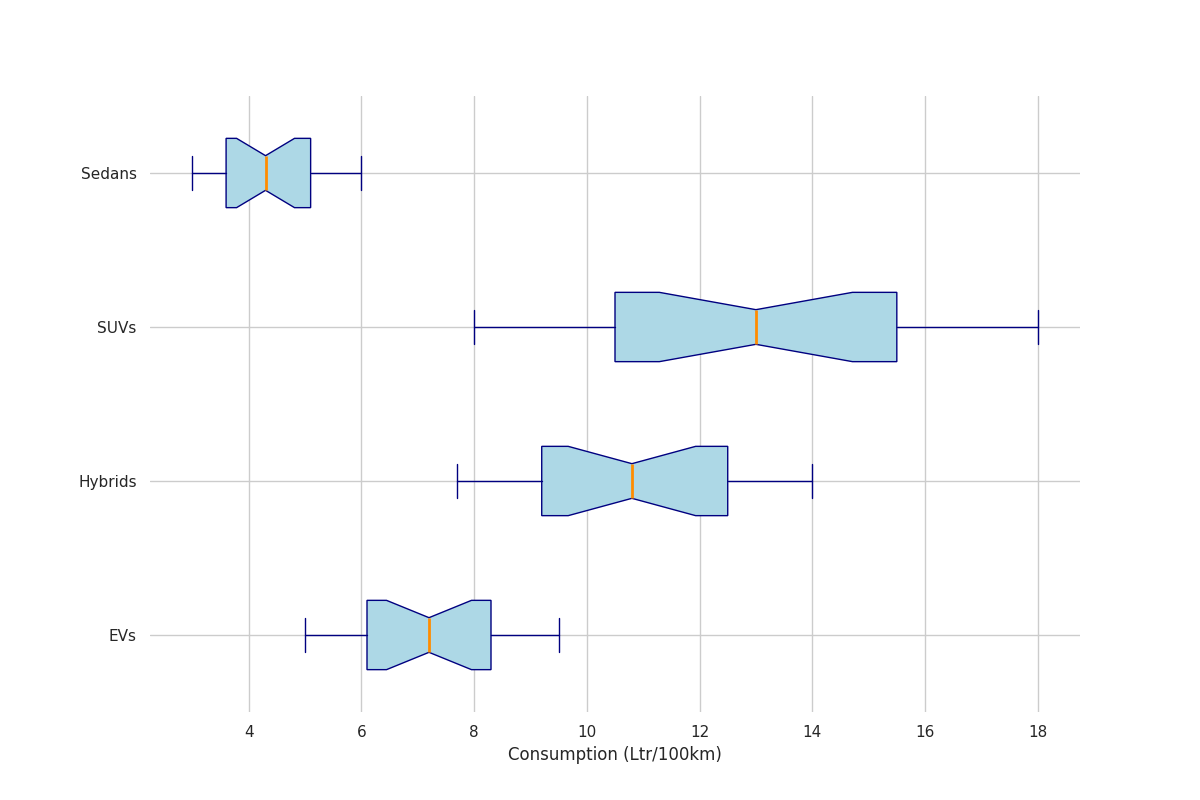

The Python source for this figure:
import matplotlib.pyplot as plt

sedans = [9.5, 9.2, 8.9, 8.7, 8.5, 8.3, 8.0, 7.8, 7.6, 7.4, 7.2, 7.0, 6.8, 6.5, 6.3, 6.1, 5.9, 5.7, 5.5, 5.3, 5.0]
suvs = [14.0, 13.8, 13.5, 13.2, 12.8, 12.5, 12.2, 11.8, 11.5, 11.2, 10.8, 10.5, 10.2, 9.8, 9.5, 9.2, 8.9, 8.6, 8.3, 8.0, 7.7]
evs = [18.0, 17.5, 17.0, 16.5, 16.0, 15.5, 15.0, 14.5, 14.0, 13.5, 13.0, 12.5, 12.0, 11.5, 11.0, 10.5, 10.0, 9.5, 9.0, 8.5, 8.0]
hybrids = [6.0, 5.8, 5.6, 5.5, 5.3, 5.1, 5.0, 4.8, 4.7, 4.5, 4.3, 4.2, 4.0, 3.9, 3.8, 3.6, 3.5, 3.4, 3.2, 3.1, 3.0]

data = [sedans, suvs, evs, hybrids]

# Randomly shuffled labels for each vehicle type
labels = ['EVs', 'Hybrids', 'SUVs', 'Sedans']

plt.figure(figsize=(12, 8))
plt.boxplot(data, vert=False, patch_artist=True, notch=True, 
            boxprops=dict(facecolor='lightblue', color='navy'),
            whiskerprops=dict(color='navy'),
            capprops=dict(color='navy'),
            medianprops=dict(color='darkorange', linewidth=2),
            flierprops=dict(markerfacecolor='red', marker='o', markersize=8, linestyle='none'))

# Changed title and labels
plt.xlabel("Consumption (Ltr/100km)", fontsize=12)
plt.yticks(ticks=[1, 2, 3, 4], labels=labels)

plt.gca().spines['top'].set_visible(False)
plt.gca().spines['right'].set_visible(False)
plt.gca().spines['left'].set_visible(False)
plt.gca().spines['bottom'].set_visible(False)

plt.show()
